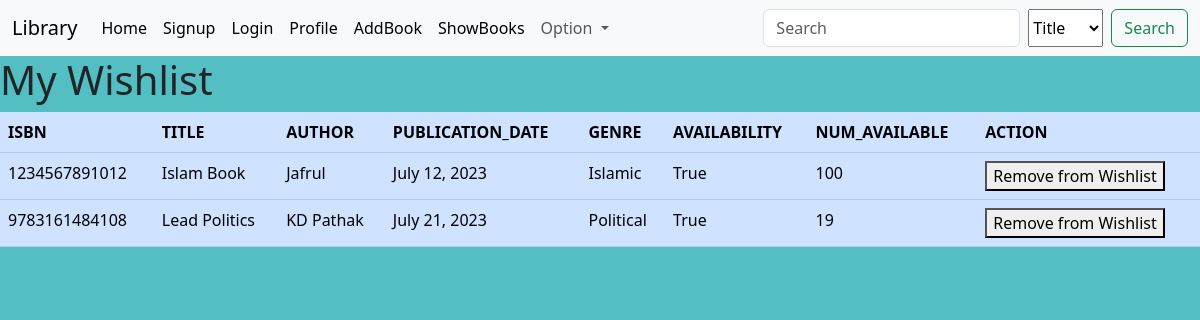
The app's page /sign/wishlist/ (signed in) with its own data.
### user/models.py (models this page shows)
class Wishlist(models.Model):
    user = models.ForeignKey(User, on_delete=models.CASCADE)
    book = models.ForeignKey(Book, on_delete=models.CASCADE)

class Book(models.Model):
    isbn = models.IntegerField(primary_key=True)
    title = models.CharField(max_length=50)
    author = models.CharField(max_length=50)
    publication_date = models.DateField(auto_now_add=True)
    genre = models.CharField(max_length=50)
    availability = models.BooleanField(default=False)
    num_available = models.PositiveIntegerField(default=1)

### user/views.py (the view)
# urls.py: path('wishlist/',view_wishlist,name='WISHLIST'),
@login_required
def view_wishlist(request):
    if request.method == 'POST':
        if "remove_from_wishlist" in request.POST:
            book_isbn = request.POST.get('remove_from_wishlist')
            book = get_object_or_404(Book,isbn=book_isbn)
            Wishlist.objects.filter(user=request.user,book=book).delete()
    wishlist_book = Wishlist.objects.filter(user=request.user)
    return render(request, 'borrow/wishlist.html', {'wishlist_books': wishlist_book})

### templates/borrow/wishlist.html (shortened to what this page needs)
{% extends "Home/home.html" %}
{% block content %}
<h1>My Wishlist</h1>
{% if wishlist_books %}
<table class="table table-primary table-hover">
    <thead>
        <tr>
            <th>ISBN</th>
            <th>TITLE</th>
            <th>AUTHOR</th>
            <th>PUBLICATION_DATE</th>
            <th>GENRE</th>
            <th>AVAILABILITY</th>
            <th>NUM_AVAILABLE</th>
            <th>ACTION</th>
        </tr>
    </thead>
    <tbody>
        {% for wishlist_book in wishlist_books %}
        <tr>
            <td>{{ wishlist_book.book.isbn }}</td>
            <td>{{ wishlist_book.book.title }}</td>
            <td>{{ wishlist_book.book.author }}</td>
            <td>{{ wishlist_book.book.publication_date }}</td>
            <td>{{ wishlist_book.book.genre }}</td>
            <td>{{ wishlist_book.book.availability }}</td>
            <td>{{ wishlist_book.book.num_available }}</td>
            <td>
                <form action="{% url 'WISHLIST' %}" method="post">
                    <button type="submit">Remove from Wishlist</button>
                </form>
            </td>
        </tr>
        {% endfor %}
    </tbody>
</table>
{% else %}
<p>Your wishlist is empty.</p>
{% endif %}
{% endblock content %}

### records on screen
Wishlist: book.isbn "1234567891012", book "Islam Book", book.author "Jafrul", book.publication_date "July 12, 2023", book.genre "Islamic", book.availability "True", book.num_available "100"
Wishlist: book.isbn "9783161484108", book "Lead Politics", book.author "KD Pathak", book.publication_date "July 21, 2023", book.genre "Political", book.availability "True", book.num_available "19"
